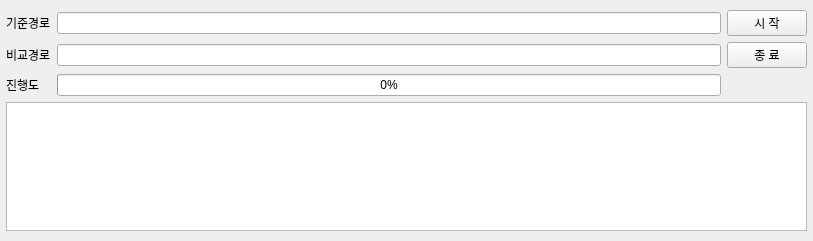
<?xml version="1.0" encoding="UTF-8"?>
<ui version="4.0">
 <class>Folder_Compare</class>
 <widget class="QWidget" name="Folder_Compare">
  <property name="geometry">
   <rect>
    <x>0</x>
    <y>0</y>
    <width>813</width>
    <height>241</height>
   </rect>
  </property>
  <property name="windowTitle">
   <string>Form</string>
  </property>
  <widget class="QWidget" name="">
   <property name="geometry">
    <rect>
     <x>6</x>
     <y>10</y>
     <width>801</width>
     <height>221</height>
    </rect>
   </property>
   <layout class="QGridLayout" name="gridLayout">
    <item row="0" column="0">
     <widget class="QLabel" name="label">
      <property name="text">
       <string>기준경로</string>
      </property>
     </widget>
    </item>
    <item row="0" column="1">
     <widget class="QLineEdit" name="Standard_line"/>
    </item>
    <item row="0" column="2">
     <widget class="QPushButton" name="Start_bt">
      <property name="text">
       <string>시 작</string>
      </property>
     </widget>
    </item>
    <item row="1" column="0">
     <widget class="QLabel" name="label_2">
      <property name="text">
       <string>비교경로</string>
      </property>
     </widget>
    </item>
    <item row="1" column="1">
     <widget class="QLineEdit" name="Compare_line"/>
    </item>
    <item row="1" column="2">
     <widget class="QPushButton" name="End_bt">
      <property name="text">
       <string>종 료</string>
      </property>
     </widget>
    </item>
    <item row="2" column="0">
     <widget class="QLabel" name="label_3">
      <property name="text">
       <string>진행도</string>
      </property>
     </widget>
    </item>
    <item row="2" column="1">
     <widget class="QProgressBar" name="progressBar">
      <property name="value">
       <number>0</number>
      </property>
     </widget>
    </item>
    <item row="3" column="0" colspan="3">
     <widget class="QTextBrowser" name="textBrowser"/>
    </item>
   </layout>
  </widget>
 </widget>
 <resources/>
 <connections/>
</ui>
